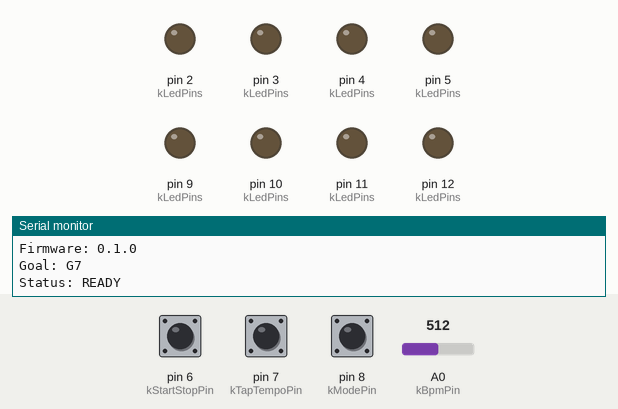
Bench run of a program on a simulated Arduino Uno, built with avr-gcc and run on an emulated ATmega328P. Shown: output pins drawn as LEDs (lit = HIGH), the last lines printed to the serial monitor. Dashed ring = blinking. The test bench sets the inputs (shaded band); at power-on: A0 (kBpmPin) = 512, pin 6 (kStartStopPin) HIGH, pin 8 (kModePin) HIGH, pin 7 (kTapTempoPin) HIGH. EEPROM starts erased.

Above: at 0.97 s.
1.3 s: A0 (kBpmPin) set to 900
At 2.2 s:
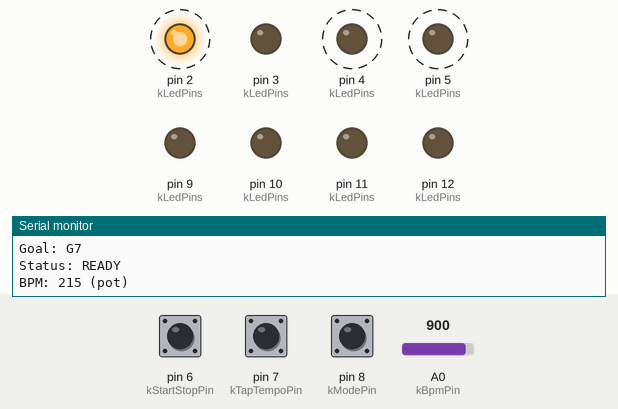
4.3 s: pin 6 (kStartStopPin) pulled LOW for 0.15 s
At 5.4 s:
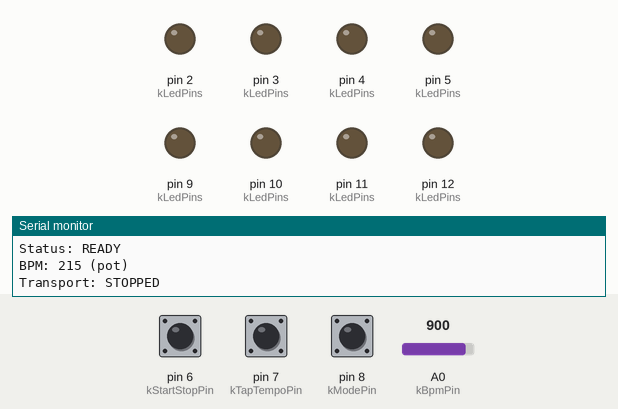
5.9 s: pin 8 (kModePin) pulled LOW for 0.15 s
7.5 s: pin 6 (kStartStopPin) pulled LOW for 1 s
At 7.89 s:
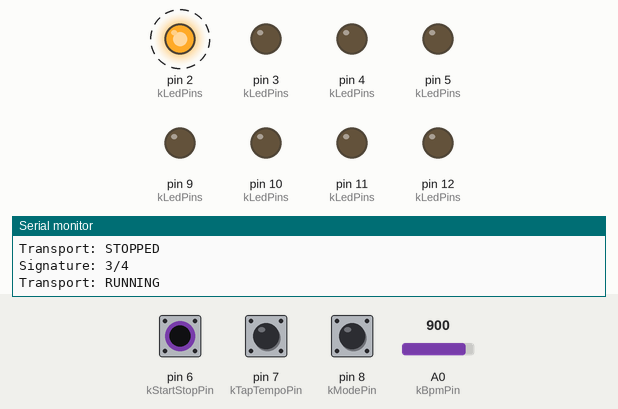
10.5 s: pin 8 (kModePin) pulled LOW for 1 s
At 11.48 s:
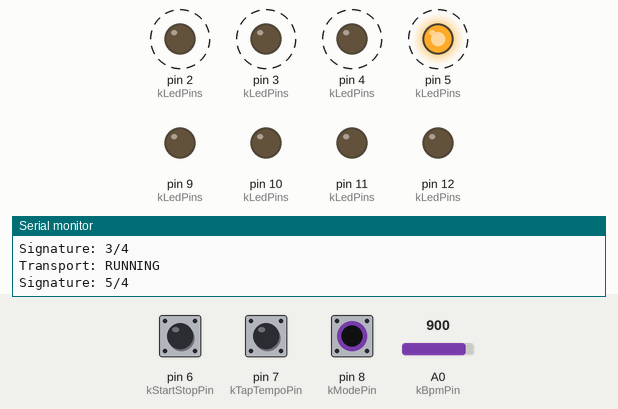
14.5 s: pin 8 (kModePin) pulled LOW for 0.15 s
At 16.52 s:
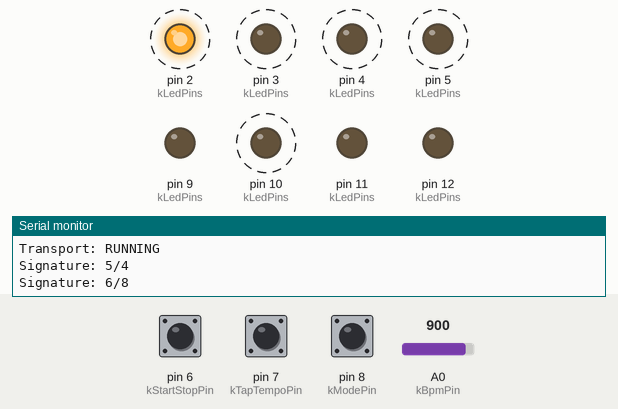
Timing chart, 0 to 18.6 s (numbered marks = the images above; inputs shaded):
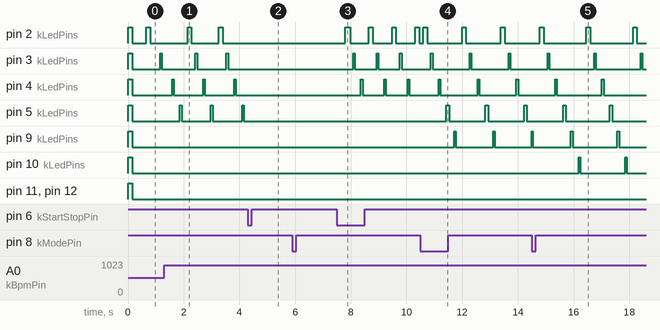

The program:

main.cpp
```cpp
#include <Arduino.h>

#include "config.h"
#include "debouncer.h"
#include "eeprom_journal.h"
#include "pattern.h"
#include "tap_tempo.h"
#include "tempo.h"
#include "tempo_control.h"
#include "time_signature.h"
#include "transport.h"
#include "visual_renderer.h"

namespace {

bool sanityActive = false;
unsigned long sanityStartedAt = 0;
constexpr unsigned long kSanityDurationMs = 150;
constexpr unsigned long kBpmSampleIntervalMs = 25;
metronome::Tempo tempo;
metronome::TimeSignature timeSignature;
metronome::Transport transport(tempo, timeSignature.pattern());
metronome::TempoControl tempoControl(tempo.bpm());
metronome::Debouncer startStopButton;
metronome::Debouncer tapButton;
metronome::Debouncer modeButton;
metronome::TapTempo tapTempo;
metronome::VisualRenderer renderer;
metronome::EepromJournal journal;
unsigned long lastBpmSampleAt = 0;
uint16_t lastAdc = 0;

void setLeds(uint8_t state) {
  for (uint8_t i = 0; i < metronome::kLedCount; ++i) {
    digitalWrite(metronome::kLedPins[i], state);
  }
}

void showPulse(uint8_t position, metronome::Accent accent, uint32_t nowUs,
               uint32_t beatIntervalUs) {
  renderer.startPulse(position, accent, nowUs, beatIntervalUs);
  for (uint8_t i = 0; i < metronome::kLedCount; ++i) {
    digitalWrite(metronome::kLedPins[i], i == renderer.led() ? HIGH : LOW);
  }
}

void setBpm(uint16_t bpm, bool fromTap, uint32_t nowUs) {
  tempo.setBpm(bpm);
  transport.setTempo(tempo, nowUs);
  // A tempo change moves the next deadline, so cancel rather than risk an
  // existing pulse overlapping it.
  renderer.cancel();
  setLeds(LOW);
  Serial.print(F("BPM: "));
  Serial.print(tempo.bpm());
  Serial.println(fromTap ? F(" (tap)") : F(" (pot)"));
  journal.markDirty({tempo.bpm(), timeSignature.mode()}, millis());
}
}  // namespace

void setup() {
  Serial.begin(9600);

  for (uint8_t i = 0; i < metronome::kLedCount; ++i) {
    pinMode(metronome::kLedPins[i], OUTPUT);
  }
  pinMode(metronome::kStartStopPin, INPUT_PULLUP);
  pinMode(metronome::kTapTempoPin, INPUT_PULLUP);
  pinMode(metronome::kModePin, INPUT_PULLUP);
  setLeds(LOW);
  lastAdc = analogRead(metronome::kBpmPin);
  metronome::Preset preset;
  journal.begin(preset);
  tempo.setBpm(preset.bpm);
  timeSignature.setMode(preset.mode);
  transport.setTempo(tempo, micros());
  transport.setPattern(timeSignature.pattern());
  // The saved value is active until the physical knob makes a meaningful move.
  tempoControl.acceptTap(preset.bpm, lastAdc);

  Serial.println(F("Visual Metronome"));
  Serial.println(F("Firmware: 0.1.0"));
  Serial.println(F("Goal: G7"));
  Serial.println(F("Status: READY"));
  if (journal.futureSchemaDetected()) {
    Serial.println(F("EEPROM: newer schema; persistence disabled"));
  }

  setLeds(HIGH);
  // Keep startup verification non-blocking so the normal loop remains responsive.
  sanityStartedAt = millis();
  sanityActive = true;
}

void loop() {
  const unsigned long nowMs = millis();
  const unsigned long nowUs = micros();
  if (nowMs - lastBpmSampleAt >= kBpmSampleIntervalMs) {
    // Sample at a fixed cadence instead of reacting to every loop iteration.
    lastBpmSampleAt = nowMs;
    lastAdc = analogRead(metronome::kBpmPin);
    if (tempoControl.acceptPotAdc(lastAdc)) {
      setBpm(tempoControl.bpm(), false, nowUs);
    }
  }

  if (sanityActive && millis() - sanityStartedAt >= kSanityDurationMs) {
    setLeds(LOW);
    sanityActive = false;
    transport.toggle(nowUs);
  }

  const bool startPressed = startStopButton.update(
      digitalRead(metronome::kStartStopPin) == HIGH, nowMs);
  const bool tapPressed = tapButton.update(
      digitalRead(metronome::kTapTempoPin) == HIGH, nowMs);
  const bool modePressed = modeButton.update(
      digitalRead(metronome::kModePin) == HIGH, nowMs);

  if (!sanityActive && startPressed) {
    if (transport.toggle(nowUs)) {
      Serial.println(F("Transport: RUNNING"));
    } else {
      renderer.cancel();
      setLeds(LOW);
      Serial.println(F("Transport: STOPPED"));
    }
  }

  if (!sanityActive && tapPressed && tapTempo.tap(nowUs)) {
    tempoControl.acceptTap(tapTempo.bpm(), lastAdc);
    setBpm(tempoControl.bpm(), true, nowUs);
  }

  if (!sanityActive && modePressed) {
    timeSignature.cycle();
    transport.setPattern(timeSignature.pattern());
    renderer.cancel();
    setLeds(LOW);
    Serial.print(F("Signature: "));
    Serial.println(timeSignature.label());
    journal.markDirty({tempo.bpm(), timeSignature.mode()}, nowMs);
  }

  journal.update(nowMs);

  // Process input first so a state change cannot be followed by a stale beat.
  // Catch-up advances the sequence fully but renders only its final position.
  if (transport.update(nowUs) > 0) {
    showPulse(transport.sequence().position(), transport.sequence().accent(),
              nowUs, transport.clock().intervalUs());
  } else if (renderer.update(nowUs)) {
    setLeds(LOW);
  }
}
```

beat_sequence.h
```cpp
#pragma once

#include <stdint.h>

#include "pattern.h"

namespace metronome {

class BeatSequence {
 public:
  explicit BeatSequence(const Pattern& pattern);

  // The first elapsed beat selects the pattern downbeat.
  void advance(uint16_t elapsedBeats);
  void reset();
  void setPattern(const Pattern& pattern);

  bool active() const;
  uint8_t position() const;
  Accent accent() const;

 private:
  Pattern pattern_;
  uint8_t position_;
  bool active_;
};

}  // namespace metronome
```

bpm_input.h
```cpp
#pragma once

#include <stdint.h>

namespace metronome {

class BpmInput {
 public:
  static constexpr uint16_t kAdcMax = 1023;
  static constexpr uint16_t kChangeThresholdBpm = 2;

  explicit BpmInput(uint16_t initialBpm,
                    uint16_t changeThresholdBpm = kChangeThresholdBpm);

  static uint16_t mapAdcToBpm(uint16_t adc);
  // Ignores small mapped changes to prevent analog-input jitter from retiming.
  bool acceptAdc(uint16_t adc);
  void setBpm(uint16_t bpm);
  uint16_t bpm() const;

 private:
  uint16_t bpm_;
  uint16_t changeThresholdBpm_;
};

}  // namespace metronome
```

clock.h
```cpp
#pragma once

#include <stdint.h>

#include "tempo.h"

namespace metronome {

class Clock {
 public:
  explicit Clock(const Tempo& tempo);

  void start(uint32_t nowUs);
  void stop();
  bool running() const;

  // Uses the new interval for the next beat, measured from nowUs. No beat is
  // emitted by this change; later deadlines remain accumulated from that one.
  void setTempo(const Tempo& tempo, uint32_t nowUs);

  // Returns the number of elapsed beat deadlines since the previous update.
  uint16_t update(uint32_t nowUs);

  uint32_t intervalUs() const;
  uint32_t nextDeadlineUs() const;

 private:
  static bool reached(uint32_t nowUs, uint32_t deadlineUs);

  uint32_t intervalUs_;
  uint32_t nextDeadlineUs_;
  bool running_;
};

}  // namespace metronome
```

debouncer.h
```cpp
#pragma once

#include <stdint.h>

namespace metronome {

class Debouncer {
 public:
  static constexpr uint32_t kDebounceMs = 30;

  explicit Debouncer(bool initialHigh = true, uint32_t debounceMs = kDebounceMs);

  // rawHigh is the GPIO level; INPUT_PULLUP makes a press LOW.
  bool update(bool rawHigh, uint32_t nowMs);

 private:
  bool stableHigh_;
  bool candidateHigh_;
  uint32_t candidateSinceMs_;
  uint32_t debounceMs_;
};

}  // namespace metronome
```

eeprom_journal.h
```cpp
#pragma once

#include <stdint.h>

#include "preset_codec.h"

namespace metronome {

class EepromJournal {
 public:
  static constexpr uint16_t kSlotSize = PresetCodec::kRecordSize;
  static constexpr uint16_t kQuietPeriodMs = 2000;

  void begin(Preset& preset);
  void markDirty(const Preset& preset, uint32_t nowMs);
  void update(uint32_t nowMs);
  bool futureSchemaDetected() const;

 private:
  void readSlot(uint8_t slot, uint8_t record[kSlotSize]) const;
  bool commit();

  Preset saved_ = PresetCodec::defaults();
  Preset pending_ = PresetCodec::defaults();
  uint32_t generation_ = 0;
  uint32_t dirtyAtMs_ = 0;
  uint8_t activeSlot_ = 0;
  bool hasSaved_ = false;
  bool dirty_ = false;
  bool readOnly_ = false;
};

}  // namespace metronome
```

pattern.h
```cpp
#pragma once

#include <stdint.h>

namespace metronome {

enum class Accent : uint8_t { NONE, SECONDARY, PRIMARY };

class Pattern {
 public:
  static constexpr uint8_t kMinSteps = 1;
  static constexpr uint8_t kMaxSteps = 16;

  // Step counts are clamped to 1..16. An invalid downbeat becomes step zero.
  // Accent and grouping arrays are copied, keeping patterns immutable.
  Pattern(uint8_t steps = 4, uint8_t downbeat = 0,
          const Accent* accents = nullptr, const uint8_t* groupLengths = nullptr,
          uint8_t groupCount = 0);

  uint8_t steps() const;
  uint8_t downbeat() const;
  Accent accentAt(uint8_t position) const;
  bool isGroupBoundary(uint8_t position) const;

 private:
  uint8_t steps_;
  uint8_t downbeat_;
  Accent accents_[kMaxSteps];
  bool groupBoundaries_[kMaxSteps];
};

}  // namespace metronome
```

preset_codec.h
```cpp
#pragma once

#include <stdint.h>

#include "time_signature.h"

namespace metronome {

struct Preset {
  uint16_t bpm;
  TimeSignature::Mode mode;
};

enum class PresetSlotStatus : uint8_t {
  VALID,
  INVALID_MAGIC,
  INVALID_VERSION,
  FUTURE_VERSION,
  INVALID_LENGTH,
  INVALID_FLAGS,
  INVALID_CRC,
  INVALID_COMMIT,
  INVALID_RESERVED,
  INVALID_BPM,
  INVALID_MODE,
};

struct DecodedPreset {
  PresetSlotStatus status;
  Preset preset;
  uint32_t generation;

  bool valid() const { return status == PresetSlotStatus::VALID; }
};

struct PresetSelection {
  bool found;
  bool futureSchema;
  uint8_t slot;
  Preset preset;
  uint32_t generation;
};

class PresetCodec {
 public:
  static constexpr uint8_t kRecordSize = 16;
  static constexpr uint8_t kSchemaVersion = 1;
  static constexpr uint8_t kCommitMarker = 0xa5;

  static Preset defaults();
  static void encode(const Preset& preset, uint32_t generation,
                     uint8_t record[kRecordSize]);
  static void updateChecksum(uint8_t record[kRecordSize]);
  static DecodedPreset decode(const uint8_t record[kRecordSize]);
  static PresetSelection selectNewest(const DecodedPreset& first,
                                      const DecodedPreset& second);
  static bool isNewerGeneration(uint32_t candidate, uint32_t current);
  static bool same(const Preset& left, const Preset& right);

 private:
  static uint16_t crc16(const uint8_t* bytes, uint8_t length);
  static bool validMode(uint8_t mode);
};

}  // namespace metronome
```

tap_tempo.h
```cpp
#pragma once

#include <stdint.h>

namespace metronome {

class TapTempo {
 public:
  static constexpr uint32_t kTimeoutUs = 2000000UL;
  static constexpr uint32_t kMinIntervalUs = 250000UL;
  static constexpr uint32_t kMaxIntervalUs = 1500000UL;

  TapTempo();

  // Returns true only when this tap produces an accepted BPM; the first tap
  // establishes the reference time.
  bool tap(uint32_t nowUs);
  uint16_t bpm() const;
  void reset();

 private:
  void begin(uint32_t nowUs);

  uint32_t previousTapUs_;
  uint32_t intervals_[3];
  uint8_t intervalCount_;
  bool hasPreviousTap_;
  uint16_t bpm_;
};

}  // namespace metronome
```

tempo.h
```cpp
#pragma once

#include <stdint.h>

namespace metronome {

class Tempo {
 public:
  static constexpr uint16_t kMinBpm = 40;
  static constexpr uint16_t kMaxBpm = 240;
  static constexpr uint16_t kDefaultBpm = 120;

  explicit Tempo(uint16_t bpm = kDefaultBpm);

  uint16_t bpm() const;
  uint32_t intervalUs() const;
  void setBpm(uint16_t bpm);

 private:
  uint16_t bpm_;
};

}  // namespace metronome
```

tempo_control.h
```cpp
#pragma once

#include <stdint.h>

#include "bpm_input.h"

namespace metronome {

class TempoControl {
 public:
  static constexpr uint16_t kTakeoverThresholdAdc = 12;
  enum class Owner { POTENTIOMETER_CONTROL, TAP_CONTROL };

  explicit TempoControl(uint16_t initialBpm);

  // After a tap, the potentiometer must move far enough to take control back.
  bool acceptPotAdc(uint16_t adc);
  void acceptTap(uint16_t bpm, uint16_t capturedAdc);
  uint16_t bpm() const;
  Owner owner() const;

 private:
  BpmInput pot_;
  uint16_t capturedAdc_;
  Owner owner_;
};

}  // namespace metronome
```

time_signature.h
```cpp
#pragma once

#include <stdint.h>

#include "pattern.h"

namespace metronome {

class TimeSignature {
 public:
  enum class Mode : uint8_t {
    THREE_FOUR,
    FOUR_FOUR,
    FIVE_FOUR,
    SIX_EIGHT,
    SEVEN_EIGHT,
  };

  TimeSignature();

  void cycle();
  void setMode(Mode mode);
  Mode mode() const;
  Pattern pattern() const;
  const char* label() const;

 private:
  Mode mode_;
};

}  // namespace metronome
```

transport.h
```cpp
#pragma once

#include <stdint.h>

#include "beat_sequence.h"
#include "clock.h"

namespace metronome {

class Transport {
 public:
  Transport(const Tempo& tempo, const Pattern& pattern);

  bool toggle(uint32_t nowUs);
  void setTempo(const Tempo& tempo, uint32_t nowUs);
  // Changing signatures resets the beat position but preserves clock state.
  void setPattern(const Pattern& pattern);
  uint16_t update(uint32_t nowUs);
  bool running() const;
  const BeatSequence& sequence() const;
  const Clock& clock() const;

 private:
  Clock clock_;
  BeatSequence sequence_;
};

}  // namespace metronome
```

visual_renderer.h
```cpp
#pragma once

#include <stdint.h>

#include "pattern.h"

namespace metronome {

// Tracks a single visual pulse without depending on Arduino GPIO APIs.
class VisualRenderer {
 public:
  static constexpr uint8_t kLedCapacity = 8;
  static constexpr uint32_t kPrimaryDurationUs = 150000UL;
  static constexpr uint32_t kSecondaryDurationUs = 100000UL;
  static constexpr uint32_t kNoneDurationUs = 60000UL;

  // A pulse is never longer than half of its current beat interval.
  static constexpr uint8_t kSafeIntervalNumerator = 1;
  static constexpr uint8_t kSafeIntervalDenominator = 2;

  void startPulse(uint8_t led, Accent accent, uint32_t nowUs,
                  uint32_t beatIntervalUs);
  bool update(uint32_t nowUs);
  void cancel();

  bool active() const;
  uint8_t led() const;
  uint32_t durationUs() const;
  static uint32_t configuredDurationUs(Accent accent);
  static uint32_t effectiveDurationUs(Accent accent, uint32_t beatIntervalUs);

 private:
  static bool reached(uint32_t nowUs, uint32_t deadlineUs);

  uint8_t led_ = 0;
  uint32_t durationUs_ = 0;
  uint32_t offDeadlineUs_ = 0;
  bool active_ = false;
};

}  // namespace metronome
```

beat_sequence.cpp
```cpp
#include "beat_sequence.h"

namespace metronome {

BeatSequence::BeatSequence(const Pattern& pattern)
    : pattern_(pattern), position_(pattern.downbeat()), active_(false) {}

void BeatSequence::advance(uint16_t elapsedBeats) {
  if (elapsedBeats == 0) {
    return;
  }

  const uint8_t steps = pattern_.steps();
  const uint16_t offset = active_ ? elapsedBeats : elapsedBeats - 1;
  position_ = static_cast<uint8_t>((position_ + offset) % steps);
  active_ = true;
}

void BeatSequence::reset() {
  position_ = pattern_.downbeat();
  active_ = false;
}

void BeatSequence::setPattern(const Pattern& pattern) {
  pattern_ = pattern;
  reset();
}

bool BeatSequence::active() const {
  return active_;
}

uint8_t BeatSequence::position() const {
  return position_;
}

Accent BeatSequence::accent() const {
  return active_ ? pattern_.accentAt(position_) : Accent::NONE;
}

}  // namespace metronome
```

bpm_input.cpp
```cpp
#include "bpm_input.h"

#include "tempo.h"

namespace metronome {

BpmInput::BpmInput(uint16_t initialBpm, uint16_t changeThresholdBpm)
    : bpm_(initialBpm), changeThresholdBpm_(changeThresholdBpm) {}

uint16_t BpmInput::mapAdcToBpm(uint16_t adc) {
  if (adc > kAdcMax) {
    adc = kAdcMax;
  }
  return Tempo::kMinBpm +
         static_cast<uint32_t>(adc) * (Tempo::kMaxBpm - Tempo::kMinBpm) /
             kAdcMax;
}

bool BpmInput::acceptAdc(uint16_t adc) {
  const uint16_t mappedBpm = mapAdcToBpm(adc);
  // Compare after mapping because the ADC threshold varies across the BPM range.
  const uint16_t difference = mappedBpm > bpm_ ? mappedBpm - bpm_ : bpm_ - mappedBpm;
  if (difference < changeThresholdBpm_) {
    return false;
  }

  bpm_ = mappedBpm;
  return true;
}

void BpmInput::setBpm(uint16_t bpm) {
  bpm_ = bpm;
}

uint16_t BpmInput::bpm() const {
  return bpm_;
}

}  // namespace metronome
```

clock.cpp
```cpp
#include "clock.h"

namespace metronome {

Clock::Clock(const Tempo& tempo)
    : intervalUs_(tempo.intervalUs()), nextDeadlineUs_(0), running_(false) {}

void Clock::start(uint32_t nowUs) {
  nextDeadlineUs_ = nowUs + intervalUs_;
  running_ = true;
}

void Clock::stop() {
  running_ = false;
}

bool Clock::running() const {
  return running_;
}

void Clock::setTempo(const Tempo& tempo, uint32_t nowUs) {
  intervalUs_ = tempo.intervalUs();
  if (running_) {
    nextDeadlineUs_ = nowUs + intervalUs_;
  }
}

uint16_t Clock::update(uint32_t nowUs) {
  if (!running_ || !reached(nowUs, nextDeadlineUs_)) {
    return 0;
  }

  const uint32_t elapsed = (nowUs - nextDeadlineUs_) / intervalUs_ + 1;
  nextDeadlineUs_ += elapsed * intervalUs_;
  return static_cast<uint16_t>(elapsed);
}

uint32_t Clock::intervalUs() const {
  return intervalUs_;
}

uint32_t Clock::nextDeadlineUs() const {
  return nextDeadlineUs_;
}

bool Clock::reached(uint32_t nowUs, uint32_t deadlineUs) {
  // Signed subtraction keeps deadline comparisons valid across micros() wraparound.
  return static_cast<int32_t>(nowUs - deadlineUs) >= 0;
}

}  // namespace metronome
```

debouncer.cpp
```cpp
#include "debouncer.h"

namespace metronome {

Debouncer::Debouncer(bool initialHigh, uint32_t debounceMs)
    : stableHigh_(initialHigh),
      candidateHigh_(initialHigh),
      candidateSinceMs_(0),
      debounceMs_(debounceMs) {}

bool Debouncer::update(bool rawHigh, uint32_t nowMs) {
  if (rawHigh != candidateHigh_) {
    candidateHigh_ = rawHigh;
    candidateSinceMs_ = nowMs;
  }
  if (stableHigh_ == candidateHigh_ || nowMs - candidateSinceMs_ < debounceMs_) {
    return false;
  }
  stableHigh_ = candidateHigh_;
  return !stableHigh_;
}

}  // namespace metronome
```

tempo.cpp
```cpp
#include "tempo.h"

namespace metronome {

Tempo::Tempo(uint16_t bpm) : bpm_(kDefaultBpm) {
  setBpm(bpm);
}

uint16_t Tempo::bpm() const {
  return bpm_;
}

uint32_t Tempo::intervalUs() const {
  return 60000000UL / bpm_;
}

void Tempo::setBpm(uint16_t bpm) {
  if (bpm < kMinBpm) {
    bpm_ = kMinBpm;
  } else if (bpm > kMaxBpm) {
    bpm_ = kMaxBpm;
  } else {
    bpm_ = bpm;
  }
}

}  // namespace metronome
```

Source omitted: eeprom_journal.cpp (2488 bytes), pattern.cpp (1469 bytes), preset_codec.cpp (5382 bytes), tap_tempo.cpp (1226 bytes), tempo_control.cpp (895 bytes), time_signature.cpp (2791 bytes), transport.cpp (891 bytes), visual_renderer.cpp (1582 bytes), config.h (444 bytes)

Measured:
- after the input at 1.3 s, pin 4 (kLedPins): alternates HIGH for 0.06 s and LOW for 1.1 s, starting after 0.28 s; pin 5 (kLedPins): alternates HIGH for 0.06 s and LOW for 1.1 s, starting after 0.56 s
- after the input at 4.3 s, pin 2 (kLedPins), pin 3 (kLedPins): stops changing and stays LOW; pin 4 (kLedPins): stays LOW (without the input it goes to HIGH after 0.63 s); pin 5 (kLedPins): stays LOW (without the input it goes to HIGH after 0.91 s)
- after the input at 7.5 s, pin 2 (kLedPins): alternates HIGH for 0.14 s and LOW for 0.70 s, starting after 0.31 s; pin 3 (kLedPins): alternates HIGH for 0.06 s and LOW for 0.78 s, starting after 0.59 s; pin 4 (kLedPins): alternates HIGH for 0.06 s and LOW for 0.78 s, starting after 0.87 s
- after the input at 10.5 s, pin 2 (kLedPins): alternates HIGH for 0.14 s and LOW for 1.3 s, starting after 0.10 s; pin 3 (kLedPins): alternates HIGH for 0.06 s and LOW for 1.3 s, starting after 0.38 s
- after the input at 14.5 s, pin 10 (kLedPins): alternates HIGH for 0.06 s and LOW for 1.6 s, starting after 1.7 s
- by itself, pin 2 (kLedPins): alternates HIGH for 0.14 s and LOW for 0.98 s
- by itself, pin 3 (kLedPins): alternates HIGH for 0.06 s and LOW for 1.1 s
